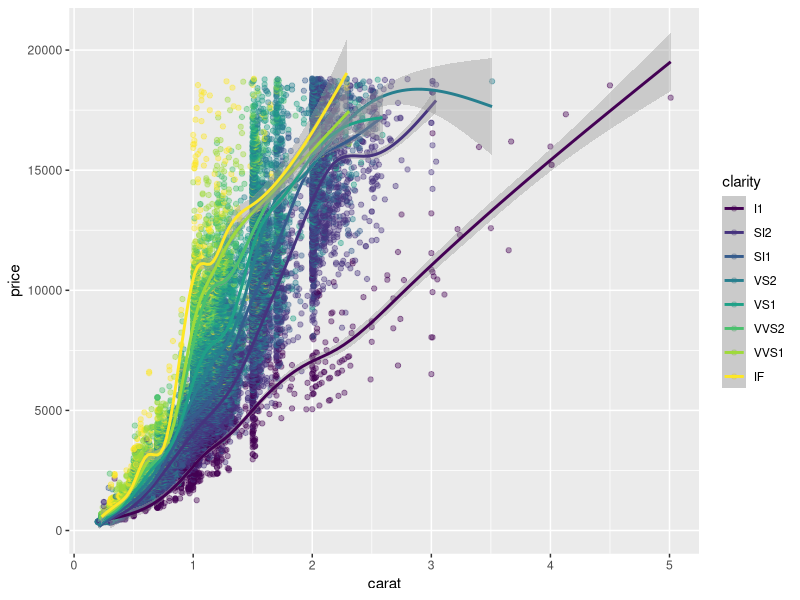

R code for this plot:
# Introduction to Data Visualization with ggplot2 ----

## ggplot2 layers ----

# Restart Environment ----
rm(list = ls())

# Load library ----
#install.packages("tidyverse")
library(tidyverse)
library(readr)
library(ggplot2)

# Load data set ----
diamonds

# Code 1 ----
# Explore the diamonds data frame with str()
str(diamonds)

# Plot data
ggplot(diamonds, aes(carat, price, color = clarity)) + # adding color = clarity 
  geom_point(alpha = 0.4) + # make point translucent setting alpha = 0.4
  geom_smooth()

# Note: geom_point() and geom_smooth() is good combination.

